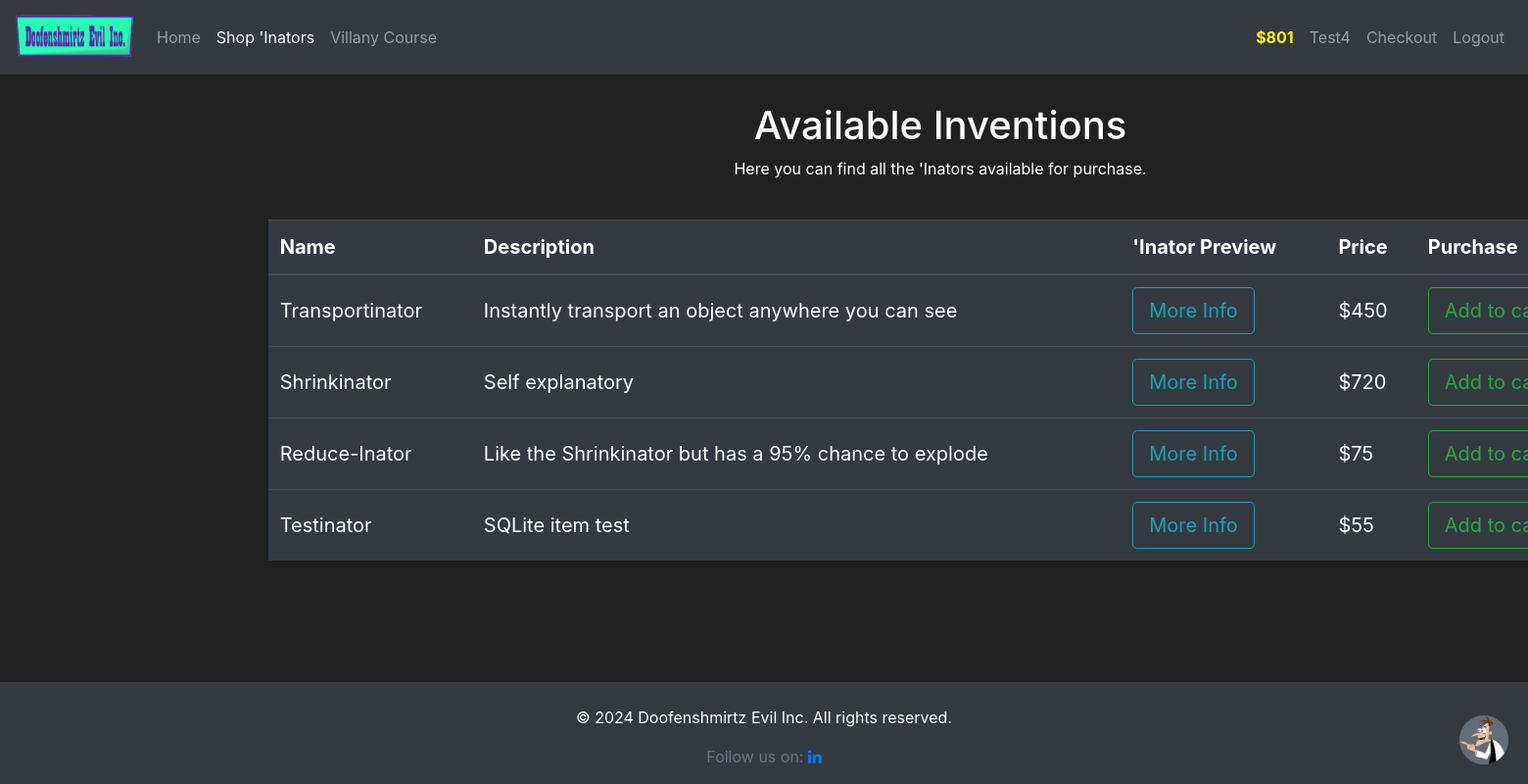
Before: /shop (signed in) with the older database file.
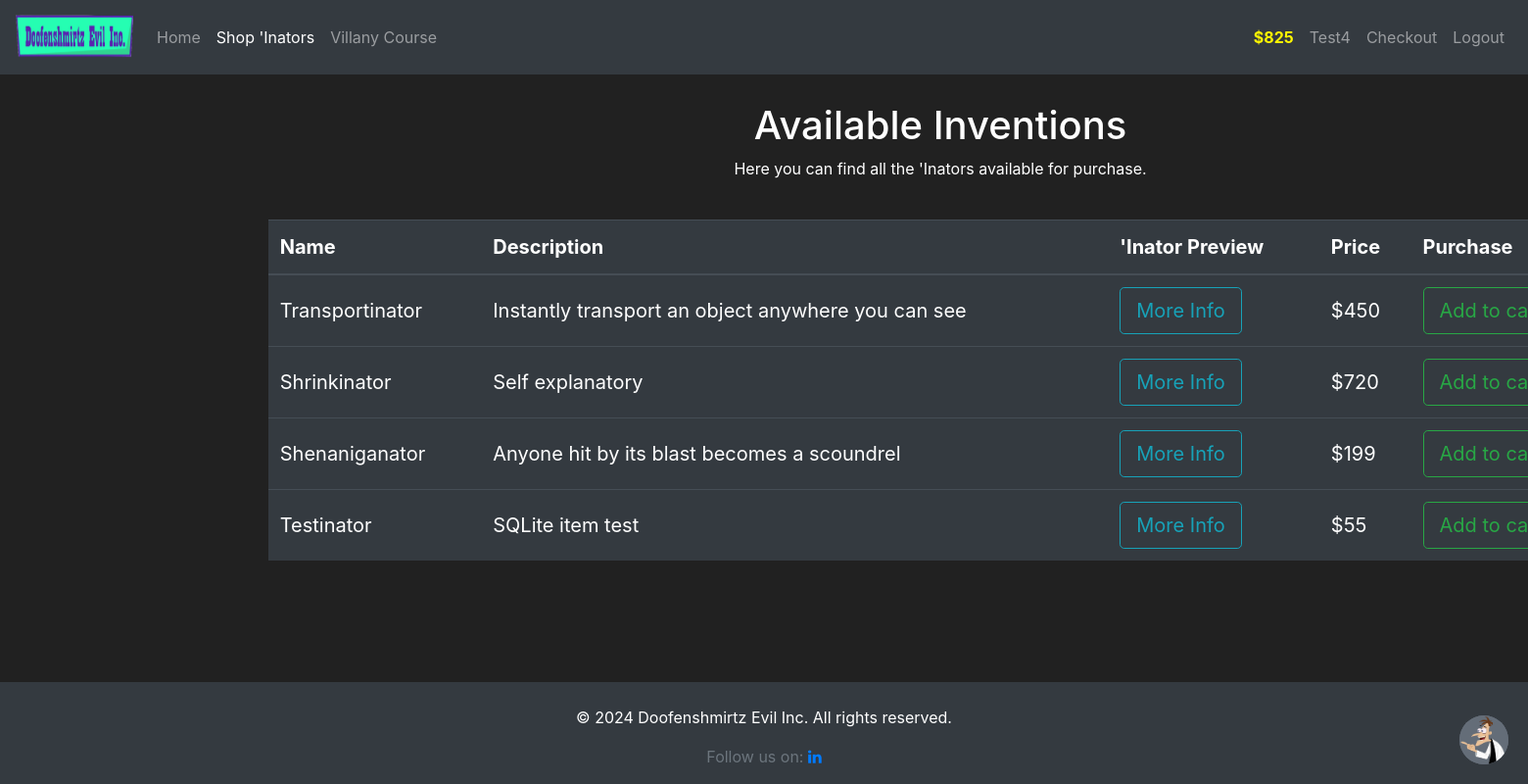
After: the same page with the newer database file.
### market/models.py (models this page shows, shortened)
class User(db.Model, UserMixin):
    id = db.Column(db.Integer, primary_key=True)
    username = db.Column(db.String(30), nullable=False, unique=True)
    billing_first_name = db.Column(db.String(30), nullable=True)
    billing_last_name = db.Column(db.String(30), nullable=True)
    billing_address = db.Column(db.String(100), nullable=True)
    billing_address2 = db.Column(db.String(100), nullable=True)
    billing_city = db.Column(db.String(30), nullable=True)
    billing_zip_code = db.Column(db.String(10), nullable=True)
    email_address = db.Column(db.String(100), nullable=False, unique=True)
    password_hash = db.Column(db.String(60), nullable=False)
    budget = db.Column(db.Integer, nullable=False, default=1000)
    items = db.relationship('Item', backref='owned_user', lazy=True)
    @property
    def prettier_budget(self):
        if len(str(self.budget)) >= 4:
            return f'${str(self.budget)[:-3]},{str(self.budget)[-3:]}'
        else:
            return f"${self.budget}"
    @property
    def password(self):
        return self.password

class Item(db.Model):
    id = db.Column(db.Integer, primary_key=True)
    name = db.Column(db.String(100), nullable=False, unique=True)
    description = db.Column(db.String(500), nullable=False)
    long_description = db.Column(db.String(1000), nullable=False)
    price = db.Column(db.Integer, nullable=False)
    barcode = db.Column(db.String(12), nullable=False, unique=True)
    owner = db.Column(db.Integer, db.ForeignKey('user.id'))
    image = db.Column(db.String(100), nullable=True)

### market/routes.py (the view, shortened to what this page needs)
@app.route('/shop', methods=['GET', 'POST'])
@login_required
def shopPage():
    if 'cart_item' not in session:
        session['cart_item'] = []
    add_to_cart_form = AddToCart()
    return_form = ReturnItemForm()
    if request.method == 'GET':
        items = Item.query.filter_by(owner=None)
        owned_item = Item.query.filter_by(owner=current_user.id)
        in_cart = Item.query.filter(Item.name.in_(session['cart_item']))
        return render_template('shop.html', items=items, add_to_cart_form=add_to_cart_form, in_cart=in_cart, owned_item=owned_item, return_form=return_form)

### market/models.py (called while the page is built)
@login_manager.user_loader
def load_user(user_id):
    return User.query.get(int(user_id))

### market/templates/shop.html (shortened to what this page needs)
{% extends 'base.html' %} {% block title %} Shop 'Inators - Doofenshmirtz Evil Inc. {% endblock %}
{% block content %}
<div class="container-fluid mt-1 custom-container">
    <div class="row justify-content-center">
        <div class="col-lg-9">
            <div class="text-center">
                <h1>Available Inventions</h1>
                <p>Here you can find all the 'Inators available for purchase.</p>
            </div>
            <br>
            <div class="table-responsive">
                <table class="table table-hover table-dark w-100" style="font-size: 1.25rem;">
                    <thead>
                        <tr>
                            <th scope="col">Name</th>
                            <th scope="col">Description</th>
                            <th scope="col">'Inator Preview</th>
                            <th scope="col">Price</th>
                            <th scope="col">Purchase</th>
                        </tr>
                    </thead>
                    <tbody>
                        {% for item in items %}
                        <tr>
                            <td class="align-middle">{{ item.name }}</td>
                            <td class="align-middle">{{ item.description }}</td>
                            <td class="align-middle">
                                <button class="btn btn-outline-info btn-lg" data-toggle="modal"
                                    data-target="#Modal-MoreInfo-{{ item.id }}">More Info</button>
                            </td>
                            <td class="align-middle">${{ item.price }}</td>
                            <td class="align-middle">
                                <button class="btn btn-outline-success btn-lg" data-toggle="modal"
                                    data-target="#Modal-AddToCart-{{ item.id }}">Add to cart</button>
                            </td>
                        </tr>
                        {% endfor %}
                    </tbody>
                </table>
            </div>
        </div>
    </div>
</div>
{% endblock %}

### market/templates/base.html (shortened to what this page needs)
<!doctype html>
<html lang="en">
<head>
    <link rel="stylesheet" href="https://cdn.jsdelivr.net/npm/bootstrap@4.5.3/dist/css/bootstrap.min.css"
>
    <link rel="stylesheet" href="{{ url_for('static', filename='css/style.css') }}">
</head>
<body>
    <nav class="navbar navbar-expand-md navbar-dark bg-dark">
        <a class="navbar-brand" href="{{ url_for('homePage') }}">
            <img src="{{ url_for('static', filename='images/logo-temp.png') }}" width="120" height="50"
                class="d-inline-block align-top" alt="Doofenshmirtz Evil Inc.">
        </a>
        <div class="collapse navbar-collapse" id="navbarNav">
            <ul class="navbar-nav mr-auto">
                <li class="nav-item {% if request.endpoint == 'homePage' %}active{% endif %}">
                    <a class="nav-link" href="{{ url_for('homePage') }}">Home <span class="sr-only">(current)</span></a>
                </li>
                {% if current_user.is_authenticated %}
                <li class="nav-item {% if request.endpoint == 'shopPage' %}active{% endif %}">
                    <a class="nav-link" href="{{ url_for('shopPage') }}">Shop 'Inators</a>
                </li>
                <li class="nav-item {% if request.endpoint == 'villanyCourse' %}active{% endif %}">
                    <a class="nav-link" href="{{ url_for('villanyCourse') }}">Villany Course</a>
                </li>
                {% endif %}
            </ul>
            {% if current_user.is_authenticated %}
            <ul class="navbar-nav">
                <li class="nav-item">
                    <a class="nav-link" style="color: #fff700; font-weight: bold;">
                        {{ current_user.prettier_budget }}
                    </a>
                </li>
                <li class="nav-item">
                    <a class="nav-link" href="{{ url_for('profilePage') }}">{{ current_user.username }}</a>
                </li>
                <li class="nav-item">
                    <a class="nav-link" href="{{ url_for('checkoutPage') }}">Checkout</a>
                </li>
                <li class="nav-item ">
                    <a class="nav-link" href="{{ url_for('logoutPage') }}" id="logoutLink">Logout</a>
                </li>
            </ul>
            {% endif %}
        </div>
    </nav>
    <div class="container-fluid mt-4 custom-wrapper custom-container">
        {% block content %}{% endblock %}
    </div>
    <link rel="stylesheet" href="https://cdnjs.cloudflare.com/ajax/libs/font-awesome/4.7.0/css/font-awesome.min.css">
    <footer class="footer mt-auto py-3 bg-dark text-white text-center">
        <div class="container">
            <p class="mt-2">&copy; 2024 Doofenshmirtz Evil Inc. All rights reserved.</p>
            <span class="text-muted">Follow us on:</span>
            <a href="https://www.linkedin.com/in/danielsioldea/" class="fa fa-linkedin" target="_blank"></a>
        </div>
    </footer>
    <div>
        <button class="chat-button" onclick="toggleChat()">
            <img src="{{ url_for('static', filename='images/docpfp.png') }}" alt="Chat" class="chat-button">
        </button>
    </div>
</body>
</html>

Changed rows visible on the page:
no longer on this page (row edited): Item: name "Reduce-Inator", description "Like the Shrinkinator but has a 95% chance to explode", price "75"
changed User "Test4": prettier_budget "$801" → "$825"
now on this page (row edited): Item: name "Shenaniganator", description "Anyone hit by its blast becomes a scoundrel", price "199"
